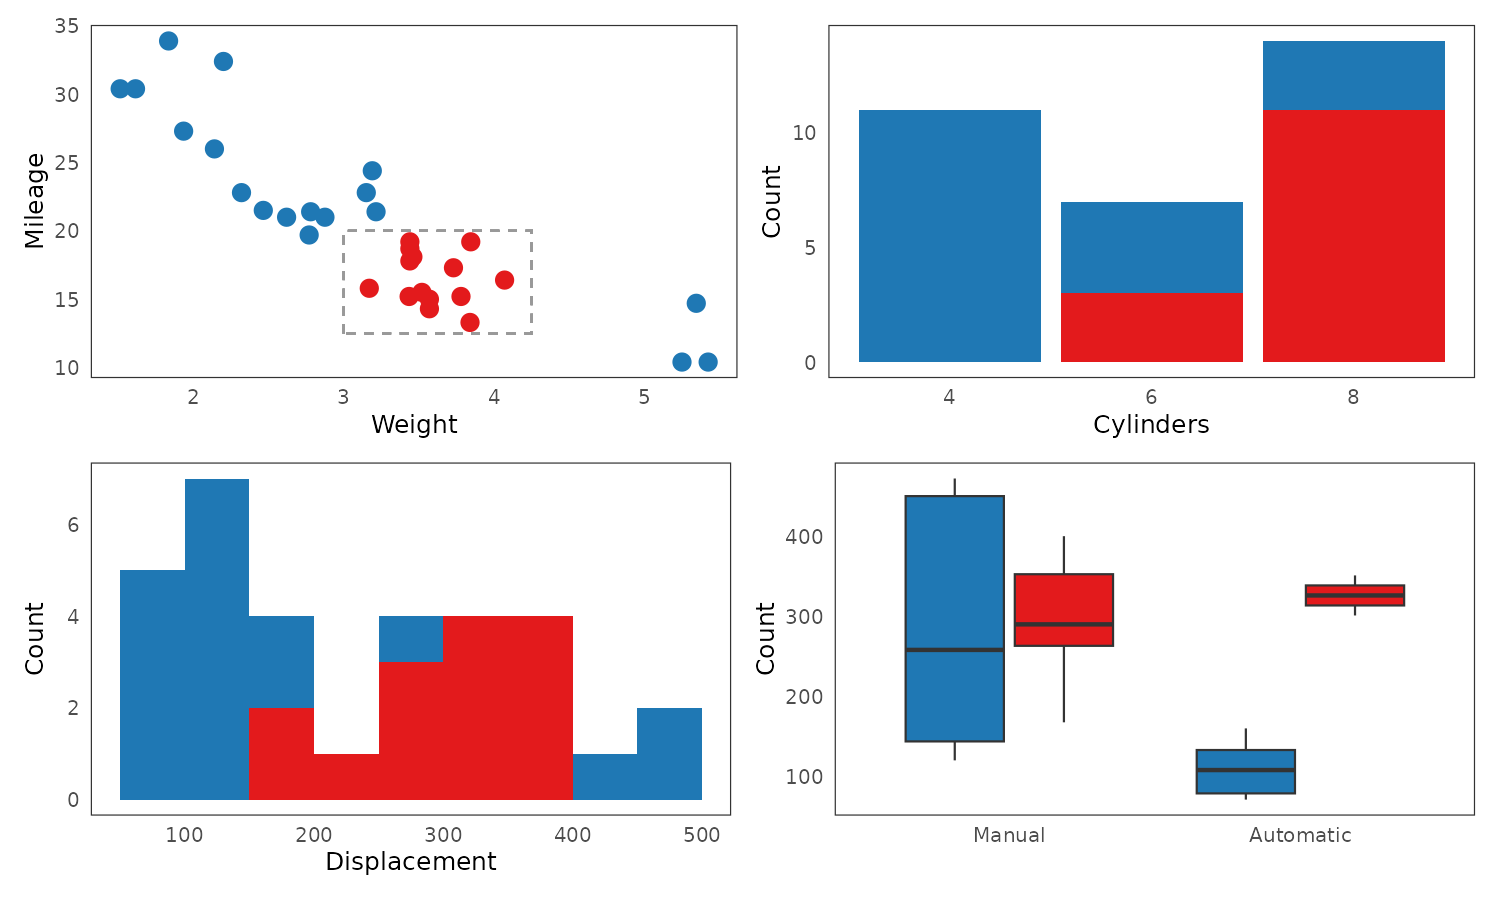

This figure's R source:
source("./figures/defaults.R")

mtcars$fill <- mtcars$wt > 3 & mtcars$wt < 4.25 &
  mtcars$mpg > 12.5 & mtcars$mpg < 20

p1 <- ggplot(mtcars, aes(wt, mpg, col = fill)) +
  geom_point() +
  scale_color_manual(values = pal_dark_3) +
  geom_rect(xmin = 3, ymin = 12.5, xmax = 4.25, ymax = 20,
            fill = NA, col = "grey60", lwd = 0.25, lty = "dashed") +
  guides(col = "none") +
  labs(x = "Weight", y = "Mileage")

p2 <- ggplot(mtcars, aes(cyl, fill = fill)) +
  geom_bar(col = "white") +
  scale_fill_manual(values = pal_dark_3) +
  guides(fill = "none") +
  labs(x = "Cylinders", y = "Count")

p3 <- ggplot(mtcars, aes(disp, fill = fill)) +
  geom_histogram(boundary = 0, binwidth = 50, col = "white") +
  scale_fill_manual(values = pal_dark_3) +
  guides(fill = "none") +
  labs(x = "Displacement", y = "Count")

p4 <- ggplot(mtcars, aes(factor(am, labels = c("Manual", "Automatic")),
                   disp, fill = fill)) +
  geom_boxplot(size = 0.25) +
  scale_fill_manual(values = pal_dark_3) +
  guides(fill = "none") +
  labs(x = NULL, y = "Count")

p <- (p1 + p2) / (p3 + p4)

ggsave("./figures/linked-selection.png", p, dpi = 300,
       width = def_width, height = def_height, units = "in")
